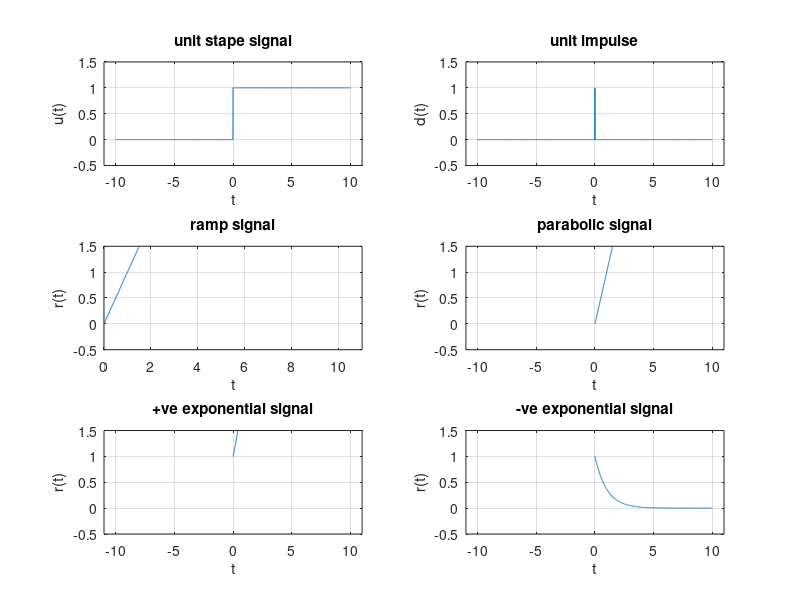

Here is the MATLAB script that generated this plot:
clc,
clear all
close all

%Generation of some elementory signals
subplot(3,2,1)

t= -10:0.01:10;
u= [zeros(1,1000),ones(1,1001)];

plot(t,u);
xlim([-11 11]);
ylim([-0.5 1.5]);
xlabel('t');
ylabel('u(t)');
title('unit stape signal');
grid on;

subplot(3,2,2);

t= -10:0.01:10;
d= [zeros(1,1000),ones(1,1),zeros(1,1000)];

plot(t,d);
xlim([-11 11]);
ylim([-0.5 1.5]);
xlabel('t');
ylabel('d(t)');
title('unit impulse');
grid on;
subplot(3,2,3);

t1= 0:0.01:10;
r= t1;

plot(t1,r);
xlim([0 11]);
ylim([-0.5 1.5]);
xlabel('t');
ylabel('r(t)');
title('ramp signal');
grid on;

subplot(3,2,4);

t1= 0:0.01:10;
p= t1;

plot(t1,p);
xlim([-11 11]);
ylim([-0.5 1.5]);
xlabel('t');
ylabel('r(t)');
title('parabolic signal');
grid on;

subplot(3,2,5);

t1= 0:0.01:10;
e= exp(t1);

plot(t1,e);
xlim([-11 11]);
ylim([-0.5 1.5]);
xlabel('t');
ylabel('r(t)')
title('+ve exponential signal');
grid on;

subplot(3,2,6);

t1= 0:0.01:10;
e= exp(-t1);

plot(t1,e);
xlim([-11 11]);
ylim([-0.5 1.5]);
xlabel('t');
ylabel('r(t)');
title('-ve exponential signal');
grid on ;
